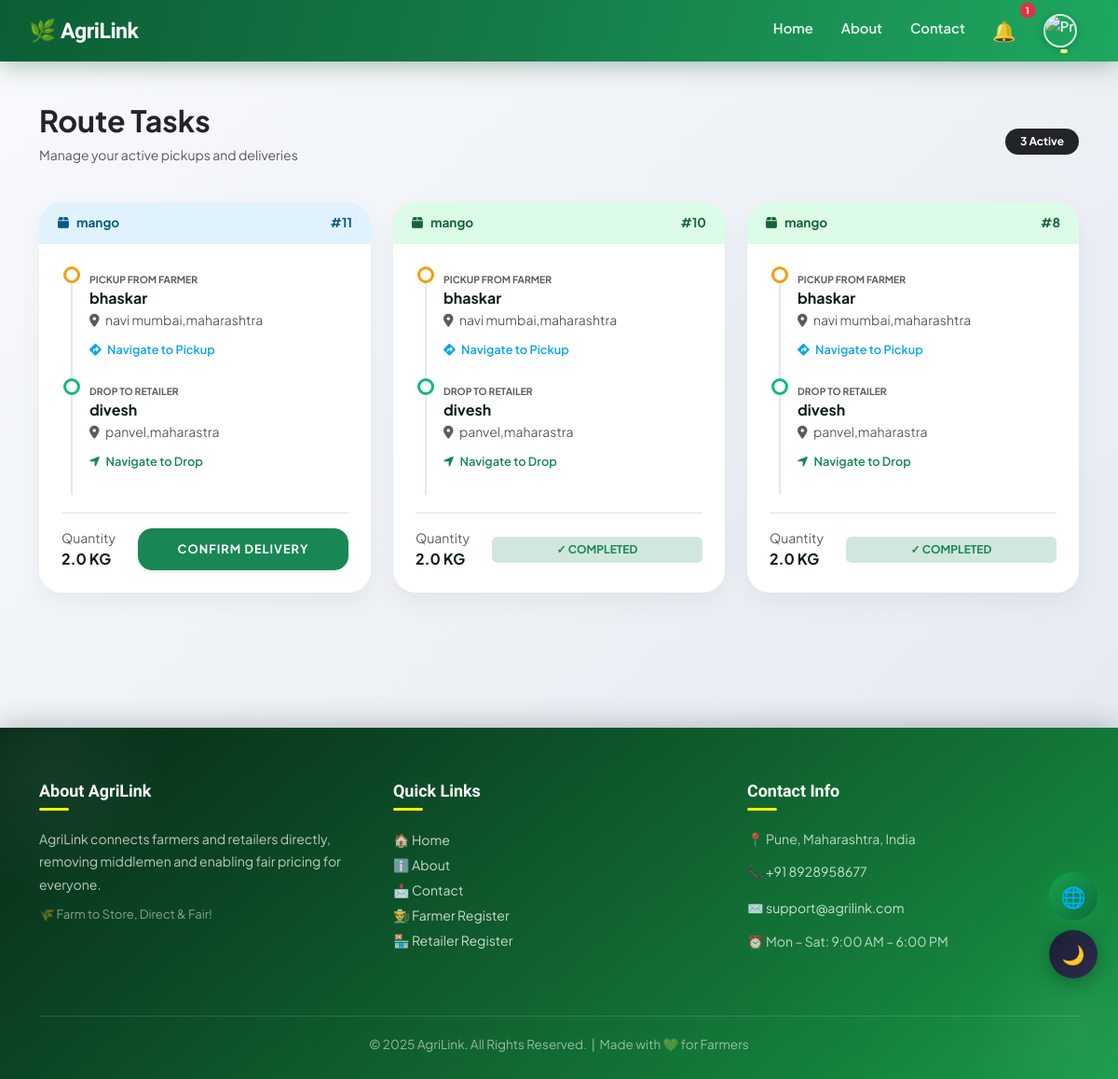
The page /driver/sample-deliveries/ (signed in) on the database as committed earlier.
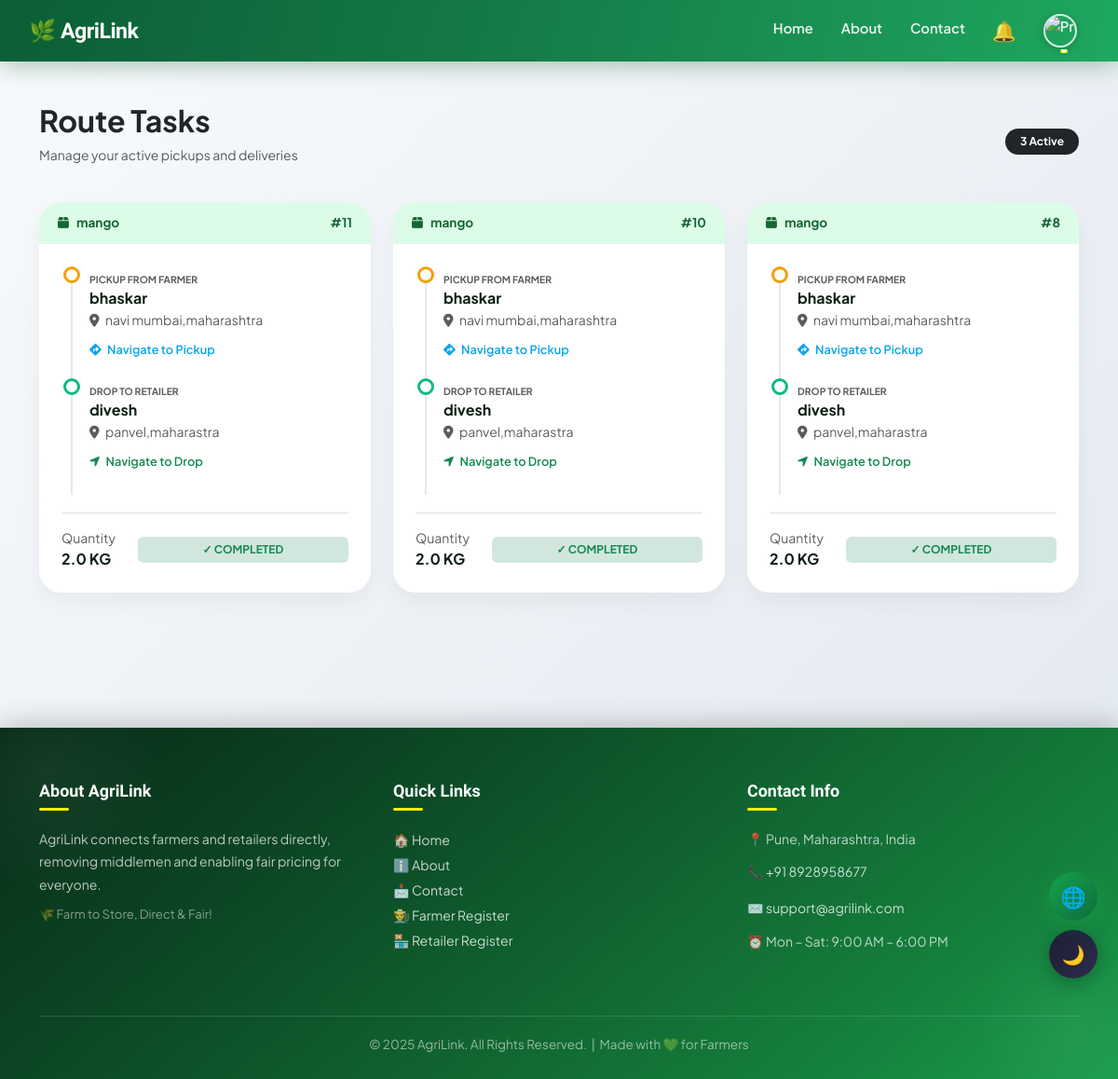
The same page on the database as committed later.
### projectapp/models.py (models this page shows, shortened)
class SampleRequest(models.Model):
    STATUS_CHOICES = [
        ('pending', 'Pending'),
        ('approved', 'Approved'),
        ('rejected', 'Rejected'),
        ('picked', 'Picked'),
        ('delivered', 'Delivered'),
    ]
    product = models.ForeignKey('Product', on_delete=models.CASCADE)
    farmer = models.ForeignKey('Farmer', on_delete=models.CASCADE)
    retailer = models.ForeignKey('Retailer', on_delete=models.CASCADE)
    driver = models.ForeignKey('Driver', on_delete=models.SET_NULL, null=True, blank=True)
    quantity = models.FloatField(default=2, help_text="Sample quantity in kg")
    status = models.CharField(max_length=20, choices=STATUS_CHOICES, default='pending')
    rating = models.IntegerField(null=True, blank=True)
    review = models.TextField(null=True, blank=True)
    created_at = models.DateTimeField(auto_now_add=True)
    delivered_at = models.DateTimeField(null=True, blank=True)

class Product(models.Model):
    product = models.CharField(max_length=100)
    description = models.TextField()
    created_at = models.DateTimeField(default=timezone.now)
    price = models.FloatField()
    latitude = models.FloatField(null=True, blank=True)  # 🆕
    longitude = models.FloatField(null=True, blank=True)  # 🆕
    quantity = models.IntegerField()
    location = models.CharField(max_length=50)
    image = models.ImageField(upload_to='product_images/', blank=True, null=True)
    farmer = models.ForeignKey('Farmer', on_delete=models.CASCADE, related_name='products')

class Farmer(models.Model):
    name = models.CharField(max_length=100)
    email = models.EmailField()
    password = models.CharField(max_length=100)
    contact = models.CharField(max_length=20)
    address = models.TextField()
    gender = models.CharField(max_length=10)
    first_login = models.BooleanField(default=True)
    profile_image = models.ImageField(upload_to='profiles/', default='profiles/default.jpg')
    bank_account_number = models.CharField(max_length=20, blank=True, null=True)
    ifsc_code = models.CharField(max_length=15, blank=True, null=True)

class Retailer(models.Model):
    name = models.CharField(max_length=100)
    email = models.EmailField(unique=True)
    password = models.CharField(max_length=128)
    contact = models.CharField(max_length=15)
    address = models.TextField()
    city = models.CharField(max_length=50, blank=True, null=True)
    pincode = models.CharField(max_length=6, blank=True, null=True)
    gender = models.CharField(max_length=10)
    shop_number = models.CharField(max_length=50)   # ✔ New field
    gst_number = models.CharField(max_length=15)    # ✔ New field
    first_login = models.BooleanField(default=True)
    profile_image = models.ImageField(upload_to='profiles/', default='profiles/default.jpg')
    email_verified = models.BooleanField(default=False)
    email_otp = models.CharField(max_length=6, blank=True, null=True)

### projectapp/views.py (the view)
def driver_sample_deliveries(request):
    if request.session.get("user_type") != "driver":
        return redirect("driver_login")
    driver_id = request.session.get("id")
    if not driver_id:
        return redirect("driver_login")
    driver = Driver.objects.get(id=driver_id)
    samples = SampleRequest.objects.filter(
        driver=driver
    ).order_by("-id")
    return render(request, "driver_sample_deliveries.html", {
        "samples": samples
    })

### projectapp/context_processors.py (called while the page is built)
def navbar_notifications(request):
    user_type = request.session.get('user_type')
    name = request.session.get('name')
    notes = []
    if user_type == "farmer" and name:
        notes = Notification.objects.filter(receiver_farmer__name=name, is_read=False).order_by('-timestamp')
    elif user_type == "retailer" and name:
        notes = Notification.objects.filter(receiver_retailer__name=name, is_read=False).order_by('-timestamp')
    elif user_type == "driver" and name:
        notes = Notification.objects.filter(receiver_driver__name=name, is_read=False).order_by('-timestamp')
    return {'navbar_notes': notes, 'user_type': user_type}

### projectapp/templates/driver_sample_deliveries.html (shortened to what the changed rows need)
{% extends "master.html" %}
{% block body %}
<link rel="stylesheet" href="https://cdnjs.cloudflare.com/ajax/libs/font-awesome/6.4.0/css/all.min.css">
<div class="container delivery-container">
    <div class="row mb-4 align-items-center">
        <div class="col-8">
            <h2 class="fw-bold text-dark">Route Tasks</h2>
        </div>
    </div>
    <div class="row">
        {% for s in samples %}
        <div class="col-md-6 col-lg-4">
            <div class="task-card">
                <div class="status-banner
                    {% if s.status == 'approved' %}status-approved
                    {% elif s.status == 'picked' %}status-picked
                    {% else %}status-delivered{% endif %}">
                    <span><i class="fas fa-box me-2"></i>{{ s.product.product }}</span>
                    <span>#{{ s.id }}</span>
                </div>
                <div class="p-4">
                    <div class="delivery-timeline">
                        <div class="timeline-item">
                            <div class="timeline-icon" style="border-color: var(--delivery-orange);"></div>
                            <small class="text-muted text-uppercase fw-bold" style="font-size: 0.65rem;">Pickup from Farmer</small>
                            <h6 class="fw-bold mb-1">{{ s.farmer.name }}</h6>
                            <p class="small text-muted mb-2"><i class="fas fa-map-marker-alt me-1"></i> {{ s.farmer.address }}</p>
                            <a href="https://www.google.com/maps/search/{{ s.farmer.address|urlencode }}" target="_blank" class="nav-link-btn">
                                <i class="fas fa-directions me-1"></i> Navigate to Pickup
                            </a>
                        </div>
                        <div class="timeline-item mb-0">
                            <div class="timeline-icon" style="border-color: var(--delivery-green);"></div>
                            <small class="text-muted text-uppercase fw-bold" style="font-size: 0.65rem;">Drop to Retailer</small>
                            <h6 class="fw-bold mb-1">{{ s.retailer.name }}</h6>
                            <p class="small text-muted mb-2"><i class="fas fa-map-marker-alt me-1"></i> {{ s.retailer.address }}</p>
                            <a href="https://www.google.com/maps/search/{{ s.retailer.address|urlencode }}" target="_blank" class="nav-link-btn text-success">
                                <i class="fas fa-location-arrow me-1"></i> Navigate to Drop
                            </a>
                        </div>
                    </div>
                    <div class="mt-4 pt-3 border-top d-flex justify-content-between align-items-center">
                        <div>
                            <small class="text-muted d-block">Quantity</small>
                            <span class="fw-bold">{{ s.quantity }} KG</span>
                        </div>
                        <div class="flex-grow-1 ms-4">
                            {% if s.status == "approved" %}
                                <a href="{% url 'driver_mark_sample_picked' s.id %}" class="btn btn-primary btn-action w-100 shadow-sm">
                                    Confirm Pickup
                                </a>
                            {% elif s.status == "picked" %}
                                <a href="{% url 'deliver_sample_complete' s.id %}" class="btn btn-success btn-action w-100 shadow-sm">
                                    Confirm Delivery
                                </a>
                            {% else %}
                                <div class="text-center">
                                    <span class="badge bg-success-subtle text-success w-100 py-2">✓ COMPLETED</span>
                                </div>
                            {% endif %}
                        </div>
                    </div>
                </div>
            </div>
        </div>
        {% empty %}
        <div class="col-12 text-center py-5">
            <i class="fas fa-truck-loading fa-3x text-muted mb-3"></i>
            <h4 class="text-muted">No active deliveries assigned.</h4>
            <a href="/driver_dashboard/" class="btn btn-outline-primary btn-sm rounded-pill mt-2">Back to Dashboard</a>
        </div>
        {% endfor %}
    </div>
</div>
{% endblock %}

Rows that differ between the two databases and show on the page:
changed SampleRequest id 11: status "CONFIRM DELIVERY" → "✓ COMPLETED"
Other text that changed with them:
{{ navbar_notes|length }}: "1" → (not shown)
